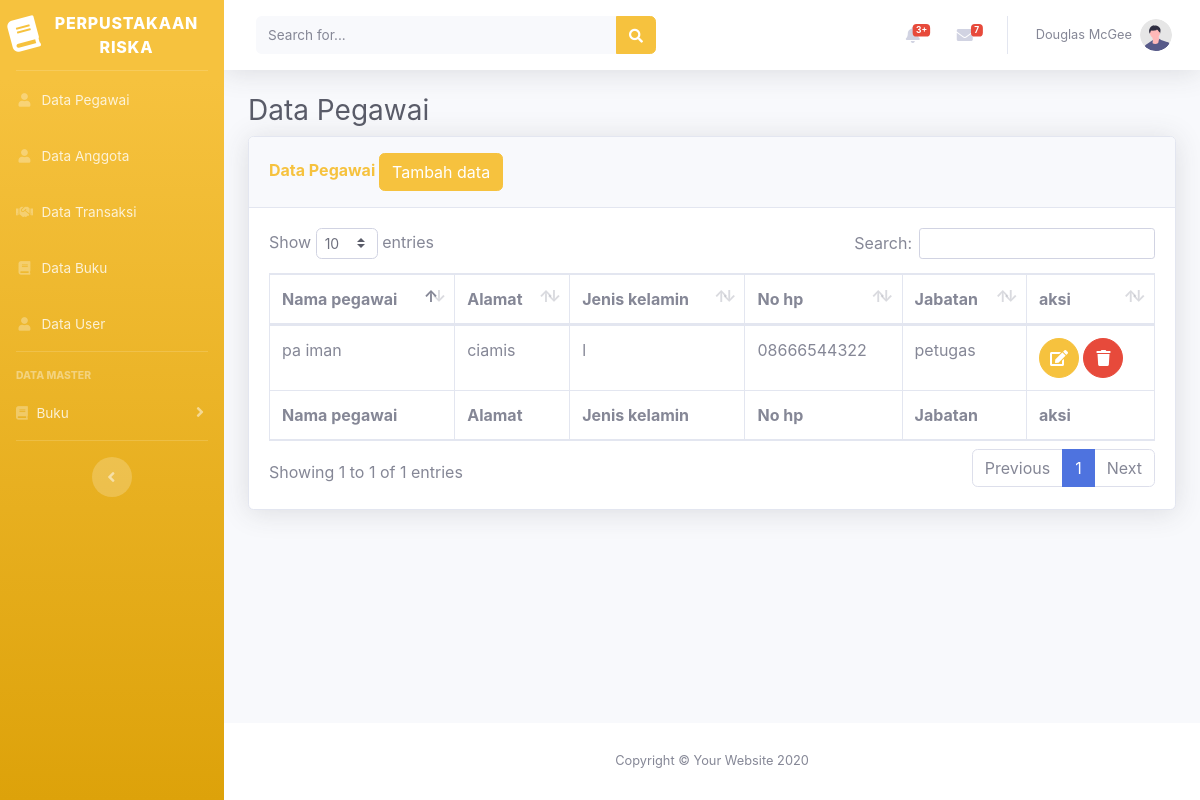
Page /perpustakaan_riska/beranda.php?page=pegawai on the committed database.
### tables this page shows
CREATE TABLE `tabel_pegawai` (
  `id_pegawai` int(5) NOT NULL,
  `nama_pegawai` varchar(50) NOT NULL,
  `jenis_kelamin` enum('l','p') NOT NULL,
  `alamat` text NOT NULL,
  `no_hp` varchar(20) NOT NULL,
  `jabatan` varchar(30) NOT NULL
);

### perpustakaan_riska/views/pegawai/pegawai.php (the view)
<div class="container-fluid">
    <h1 class="h3 mb-2 text-gray-800">Data Pegawai</h1>
    <div class="card shadow mb-4">
        <div class="card-header py-3">
            <h6 class="m-0 font-weight-bold text-warning">Data Pegawai
            <a href="beranda.php?page=pegawai&aksi=add">
                <button class= "btn btn-warning">Tambah data</button>
                </a>
            </h6>
        </div>
        <div class="card-body">
            <div class="table-responsive">
                <table class="table table-bordered" id="dataTable" width="100%" cellspacing="0">
                    <thead>
                        <tr>
                            <th>Nama pegawai</th>
                            <th>Alamat</th>
                            <th>Jenis kelamin</th>
                            <th>No hp</th>
                            <th>Jabatan</th>
                            <th>aksi</th>
                        </tr>
                    </thead>
                    <tfoot>
                        <tr>
                            <th>Nama pegawai</th>
                            <th>Alamat</th>
                            <th>Jenis kelamin</th>
                            <th>No hp</th>
                            <th>Jabatan</th>
                            <th>aksi</th>
                        </tr>
                    </tfoot>
                    <tbody>
                    <?php
                            $sql = "select * from tabel_pegawai";
                            $show = $db->query($sql);
                            foreach ($show as $agt):
                       ?>
                        <tr>
                            <td><?php echo $agt["nama_pegawai"]?></td>
                            <td><?php echo $agt["alamat"]?></td>
                            <td><?php echo $agt["jenis_kelamin"]?></td>
                            <td><?php echo $agt["no_hp"]?></td>
                            <td><?php echo $agt["jabatan"]?></td>
                            <td>
                <a href="beranda.php?page=pegawai&aksi=edit&id=<?php echo $agt['id_pegawai']?>"
                    class="btn btn-warning btn-circle">
                    <i class="fas fa-edit"></i>
                </a>
                <a href="model/pegawai/prosesdeletepegawai.php?id=<?php echo $agt['id_pegawai']?>"
                    class="btn btn-danger btn-circle">
                    <i class="fas fa-trash"></i>
                </a>
            </td>
                        </tr>
                        <?php endforeach ; ?>
                    </tbody>
                </table>
            </div>
        </div>
    </div>
</div>

### rows in the picture
tabel_pegawai: nama_pegawai "pa iman", alamat "ciamis", jenis_kelamin "l", no_hp "08666544322", jabatan "petugas"
